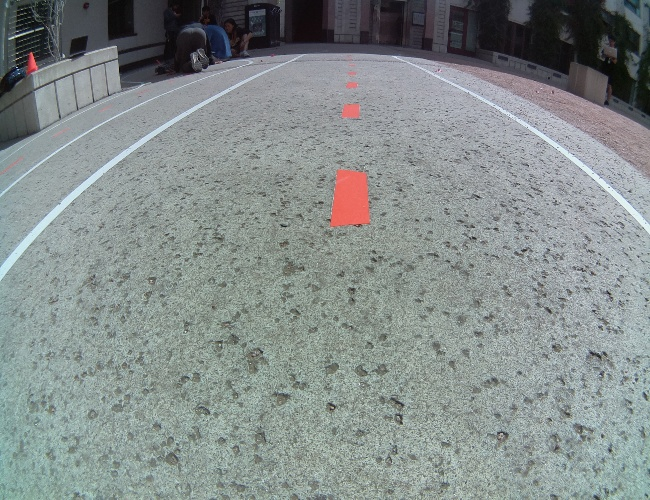
#> input picture track_image.jpg, 650 x 500 px, given in place of the camera
$ python cannycam.py
#> lines starting #> are read from the running program, lines starting #| are printed output that depends on the picture
#> further down, frame is the input picture: shape (500, 650, 3); mean B, G, R 139.6, 140.8, 133
import cv2 as cv2  # importing the library
import numpy as np  # importing numpy library


def show_image(name: str, image):
    cv2.imshow(name, image)
    cv2.waitKey(20)
    cv2.destroyAllWindows()


def findCanny(image, lower_thresh, upper_thresh, kernel_size):  # get edges
#> called with lower_thresh = 100, upper_thresh = 200, kernel_size = (5, 5)
    copiedImage = np.copy(image)
    grayImage = cv2.cvtColor(copiedImage, cv2.COLOR_BGR2GRAY )  # grayscale
    blurredImage = cv2.GaussianBlur(grayImage, kernel_size, 0)  # gaussian blur for smoothing
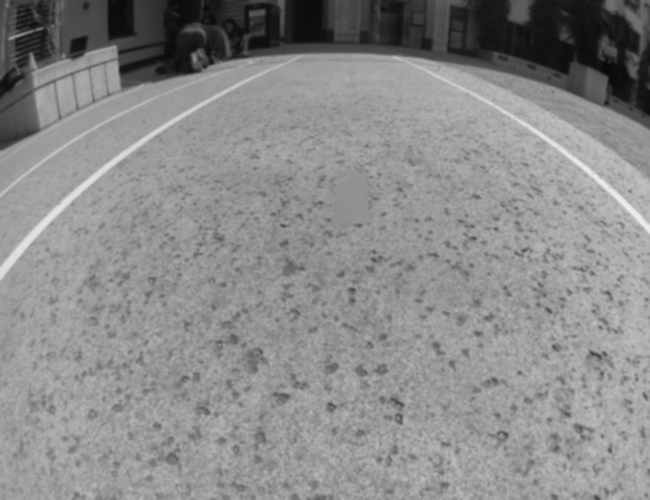
#> blurredImage: shape (500, 650); min 9, max 236, mean 138.3
    cannyImage = cv2.Canny(blurredImage, lower_thresh, upper_thresh)  # canny edge detection
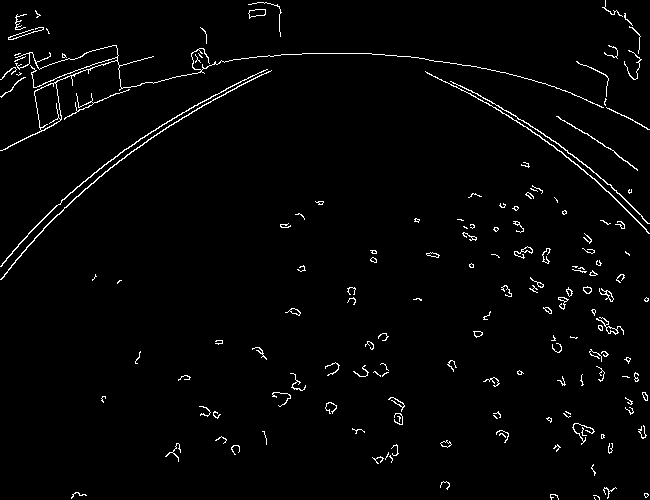
#> cannyImage: shape (500, 650); 2.1% white in thin lines or dots
    return cannyImage


def regionOfInterest(image):  # function for extracting region of interest
    # bounds in (x,y) format
    # bounds = np.array([[[0,250],[0,200],[150,100],[500,100],[650,200],[650,250]]],dtype=np.int32)
    # creates a polygon
    # notation of coords :
    # bounds = np.array([[[0, 250], [0, 200], [150, 100], [500, 100], [650, 200], [650, 250]]], dtype=np.int32)
    bounds = np.array([[[0, image.shape[0]], [0, image.shape[0] / 2], [900, image.shape[0]/2], [900, image.shape[0]]]],
                      dtype=np.int32)
    mask = np.zeros_like(image)

    # highlights the area
    # fillpoly takes 3 params: (numpy array(img), bounds(set of points(nparray)), color(b/w 0-255, 255 is white)
    cv2.fillPoly(mask, bounds, [255, 255, 255])
    masked_image = cv2.bitwise_and(image, mask)
    show_image('mask', mask)
    return masked_image


def findLines(image):  # find lines with hough transform
    cannyImage = findCanny(image, 100, 200, (5, 5))
    croppedImage = regionOfInterest(cannyImage)
    lines = cv2.HoughLinesP(croppedImage, 2, np.pi / 180, 50, np.array([]), minLineLength=40, maxLineGap=5)
    return lines


def displayLines(image, lines):  # display lines
    line_image = np.zeros_like(image)  # blank image in shape of image
    if lines is not None:  # check if lines is empty
        for line in lines:  # loop through lines
            x1, y1, x2, y2 = line[0]  # get coordinates of lines
            cv2.line(line_image, (x1, y1), (x2, y2), (0, 0, 255), 2)  # plot each line
    return line_image


cap = cv2.VideoCapture(0)  # opening the camera

if not cap.isOpened:
    print('Error opening video capture')
    exit(0)
cap.set(5, 60)

while True:
    ret, frame = cap.read()  # reading the frame

    edges = findCanny(frame, 100, 200, (5, 5))  # get edges
    cv2.imshow('frame', edges)  # displaying the frame

    if cv2.waitKey(1) & 0xFF == ord('q'):
#> (key q is pressed here)
        break
